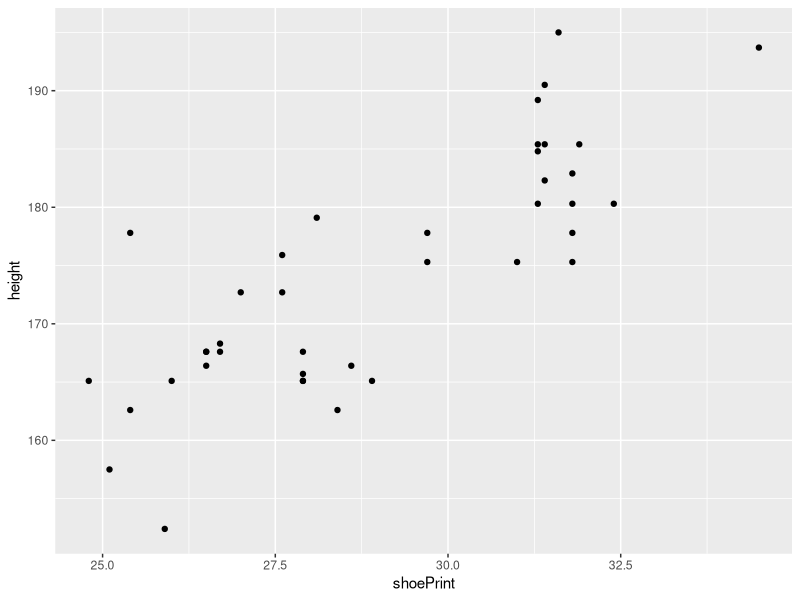
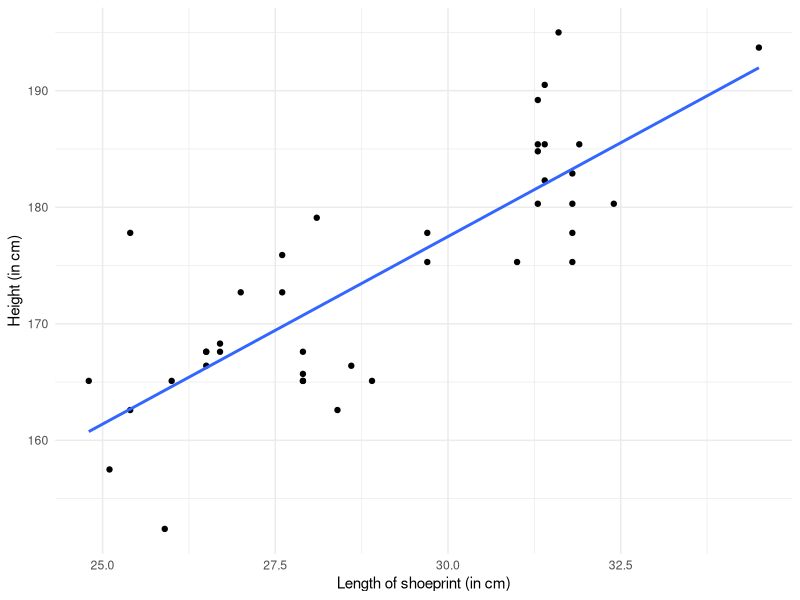

The R script that drew these images, in order:
## ---- chunk 1
knitr::opts_chunk$set(echo = TRUE)
library(tidyverse)
## ---- chunk 2
heights <- read_csv("heights.csv")
glimpse(heights)

heights %>% ggplot(aes(x=shoePrint, y=height)) +
  geom_point()

cor(x = heights$shoePrint,
    y = heights$height)

model1 <- lm(height ~ shoePrint, data=heights)
summary(model1)$coefficients

heights %>% ggplot(aes(x=shoePrint, y=height)) +
  geom_point() +
  labs(x = "Length of shoeprint (in cm)",
       y = "Height (in cm)") +
  geom_smooth(method="lm", se=FALSE) +
  theme_minimal()

summary(model1)$r.squared

cor(x = heights$shoePrint, y = heights$height)^2


heights %>% group_by(sex) %>%
  summarise(n = n())

model2 <- lm(height ~ sex, data = heights)
summary(model2)$coefficients
